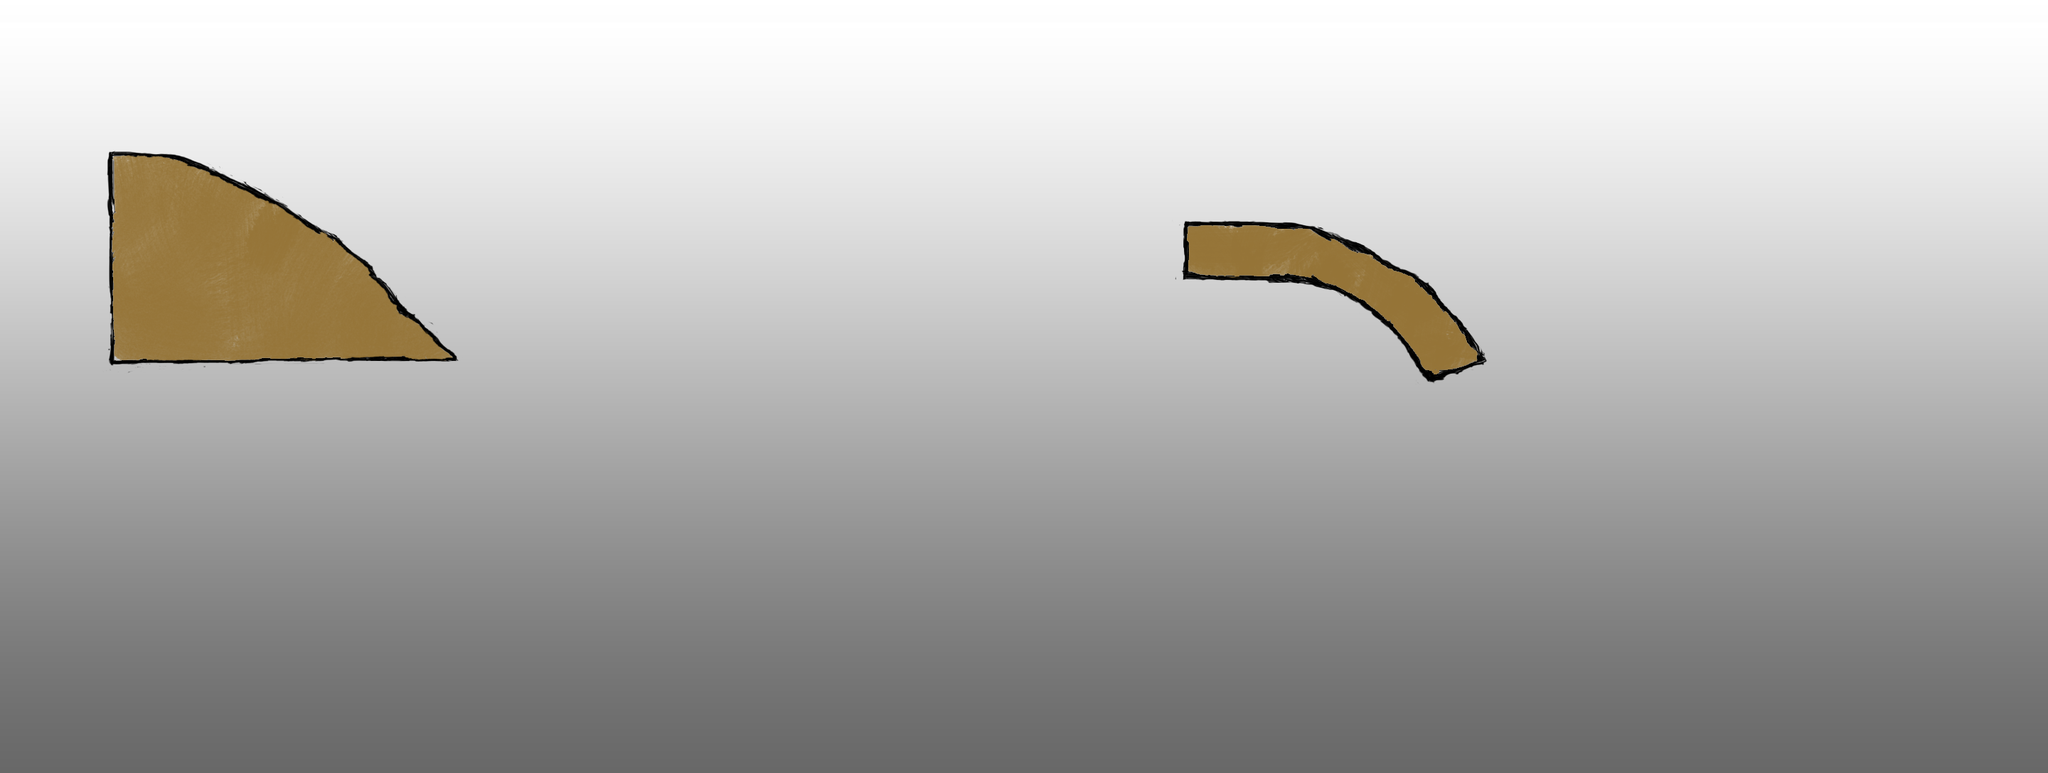

This is a level from a 2D game, rendered from its Tiled map with the project's own tilesets. A one-line summary and the map file follow, with tile-layer data summarised:
An orthogonal 90x34 tile map with 32x32 px tiles, 2 tile layers (Background, Platforms), 3 tilesets and 19 objects (5x BOUNCE_PLATFORM, 4x PLATFORM, 4x SPIKES, 2x CHAIN_COLLIDER, FLAG, ...).

<map version="1.0" orientation="orthogonal" renderorder="right-down" width="90" height="34" tilewidth="32" tileheight="32" nextobjectid="26">
 <tileset firstgid="1" name="Level3_platform1" tilewidth="32" tileheight="32">
  <image source="mapImages/Level3_platform1.png" width="545" height="353" />
 </tileset>
 <tileset firstgid="188" name="Level3_Platform2" tilewidth="32" tileheight="32">
  <image source="mapImages/Level3_Platform2.png" width="481" height="275" />
 </tileset>
 <tileset firstgid="308" name="background1" tilewidth="32" tileheight="32">
  <image source="mapImages/background1.png" width="1920" height="1080" />
 </tileset>
 <layer name="Background" width="90" height="34">
  <data>[3060 cells, 3060 non-empty, 1980 distinct tile ids]</data>
 </layer>
 <layer name="Platforms" width="90" height="34">
  <data>[3060 cells, 311 non-empty, 307 distinct tile ids]</data>
 </layer>
 <objectgroup name="SpecialColliders">
  <object id="24" type="CHAIN_COLLIDER" x="157" y="219">
   <polyline points="0,0 77,0 104,8 145,27 188,47 228,67 267,88 313,119 369,163 403,197 472,268 492,295 -3,297 -1,0" />
  </object>
  <object id="25" type="CHAIN_COLLIDER" x="1668" y="315">
   <polyline points="0,0 175,3 211,18 254,41 301,65 328,83 355,108 374,128 393,154 411,176 423,194 335,225 329,198 306,167 295,148 273,131 240,111 215,94 200,86 173,79 145,72 122,73 -5,71 0,2" />
  </object>
 </objectgroup>
 <objectgroup name="Colliders">
  <object id="2" name="bouncePlatform1" type="BOUNCE_PLATFORM" x="576" y="544" width="160" height="32" />
  <object id="3" name="bouncePlatform2" type="BOUNCE_PLATFORM" x="766" y="481" width="160" height="32" />
  <object id="4" name="platform1" type="PLATFORM" x="1344" y="192" width="224" height="512">
   <properties>
    <property name="texture" value="platform_wall" />
   </properties>
  </object>
  <object id="5" name="spikes1" type="SPIKES" x="1376" y="165" width="160" height="32" />
  <object id="7" name="platform3" type="PLATFORM" x="2056.33" y="658.333" width="192" height="32">
   <properties>
    <property name="texture" value="platform2" />
   </properties>
  </object>
  <object id="8" name="spikes2" type="SPIKES" x="2522.66" y="251.333" width="192" height="32" />
  <object id="9" name="finishFlag" type="FLAG" x="2720" y="500" width="64" height="128">
   <properties>
    <property name="texture" value="finishFlag" />
   </properties>
  </object>
  <object id="10" name="spikes3" type="SPIKES" x="2056.33" y="631.333" width="192" height="32" />
  <object id="11" name="platform2" type="PLATFORM" x="2080" y="277.333" width="672" height="64">
   <properties>
    <property name="texture" value="platform2" />
   </properties>
  </object>
  <object id="12" name="platform4" type="PLATFORM" x="2365" y="621" width="480" height="64">
   <properties>
    <property name="texture" value="platform2" />
   </properties>
  </object>
  <object id="13" name="spikes3" type="SPIKES" x="2524.71" y="335.842" width="192" height="32">
   <properties>
    <property name="flipY" value="true" />
   </properties>
  </object>
  <object id="17" name="bouncePlatform3" type="BOUNCE_PLATFORM" x="896" y="416" width="160" height="32" />
  <object id="18" name="bouncePlatform4" type="BOUNCE_PLATFORM" x="1024" y="352" width="160" height="32" />
  <object id="19" name="bouncePlatform5" type="BOUNCE_PLATFORM" x="1152" y="288" width="160" height="32" />
  <object id="20" name="buttonUp" type="BUTTON_UP" x="1696" y="128" width="61" height="61">
   <ellipse />
  </object>
  <object id="21" name="buttonDown" type="BUTTON_DOWN" x="1856" y="128" width="61" height="61">
   <ellipse />
  </object>
 </objectgroup>
 <objectgroup name="Ball">
  <object id="23" name="ballPlayer" type="BALL" x="171" y="160" width="40" height="40">
   <ellipse />
  </object>
 </objectgroup>
</map>
